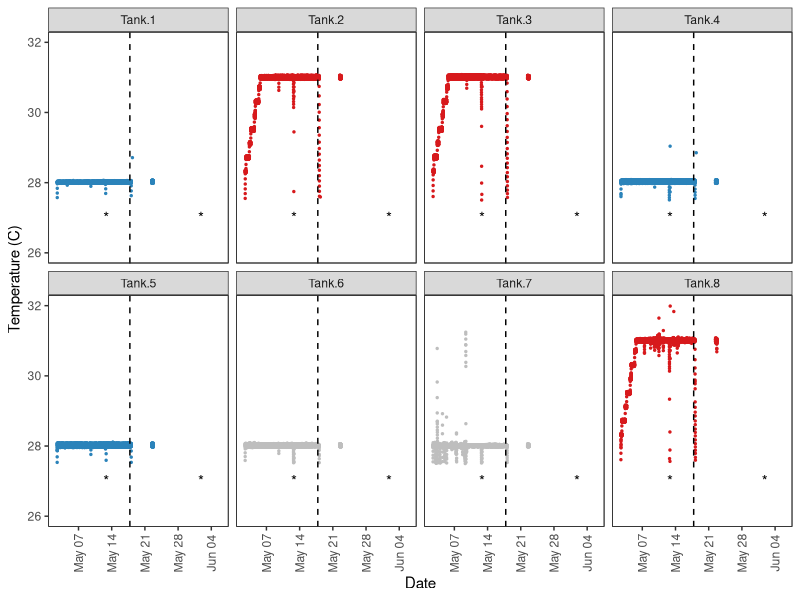
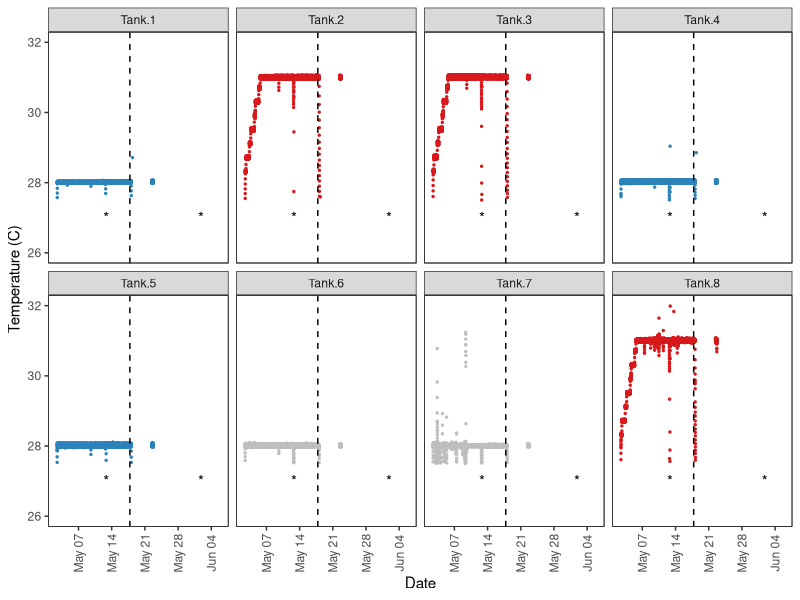
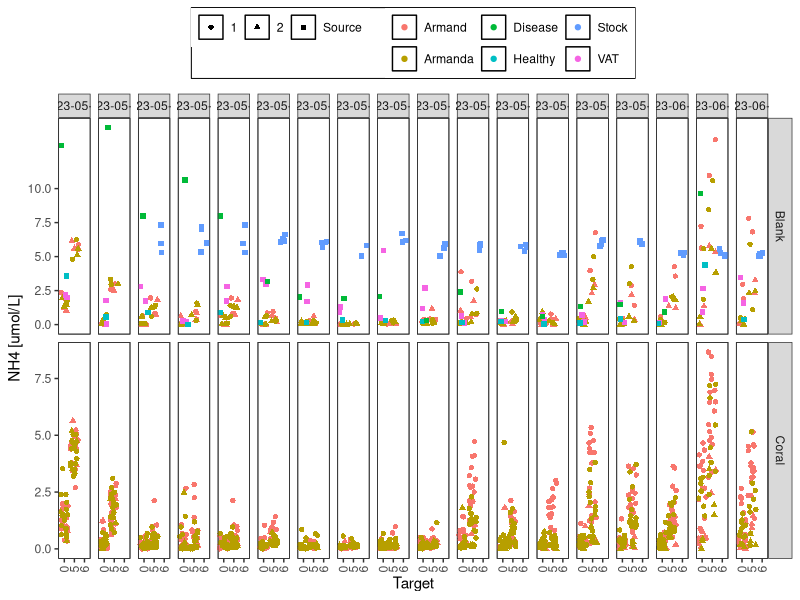
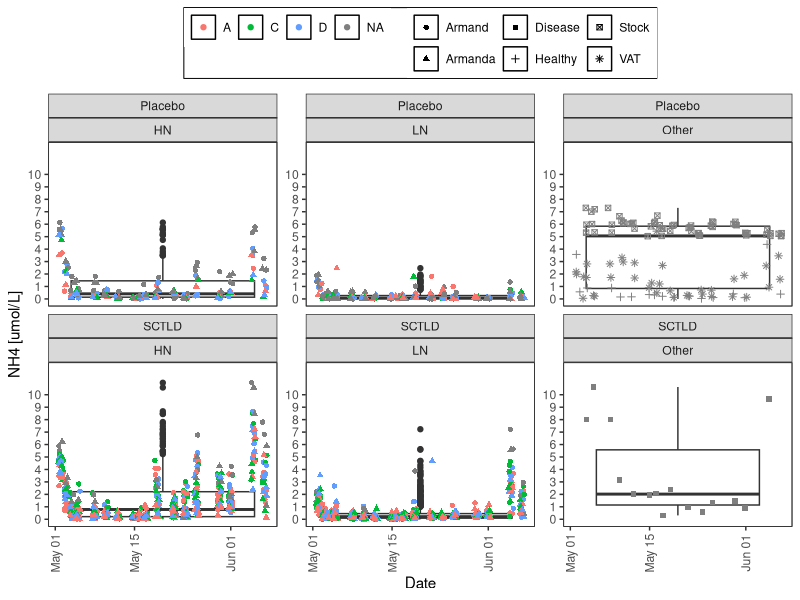
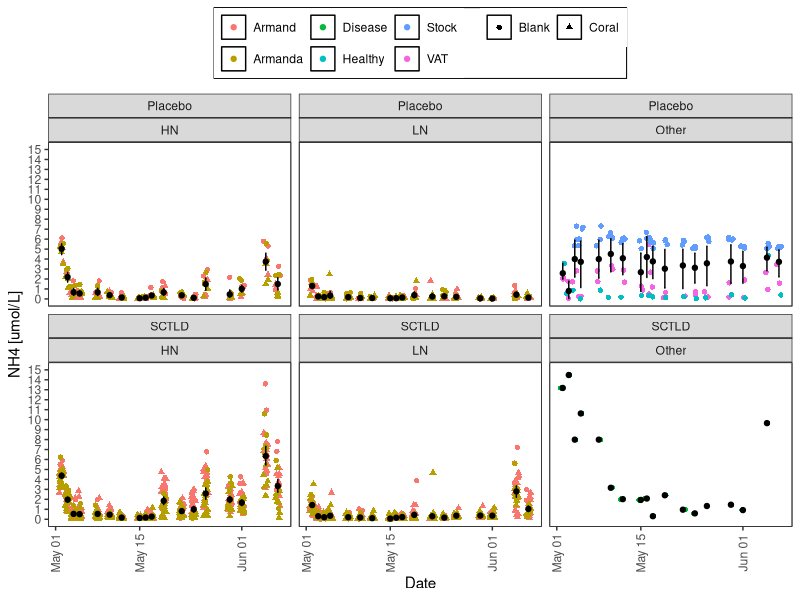
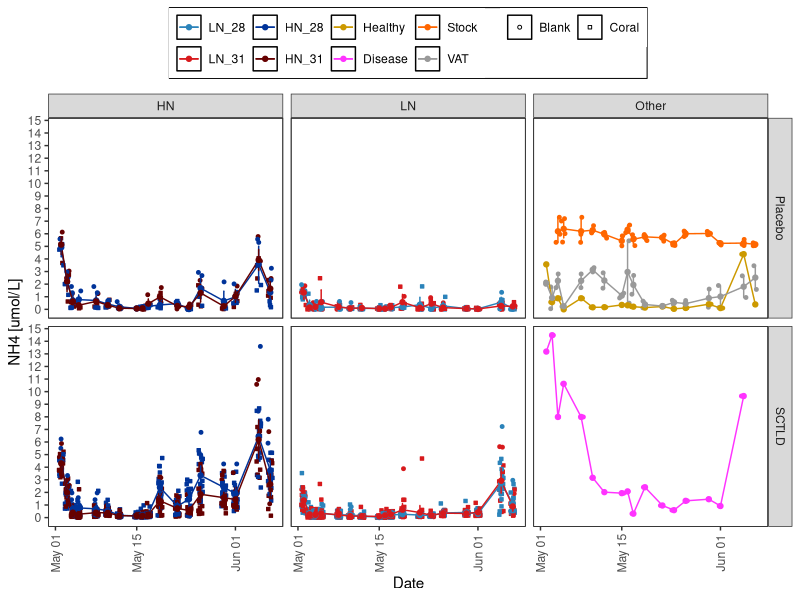
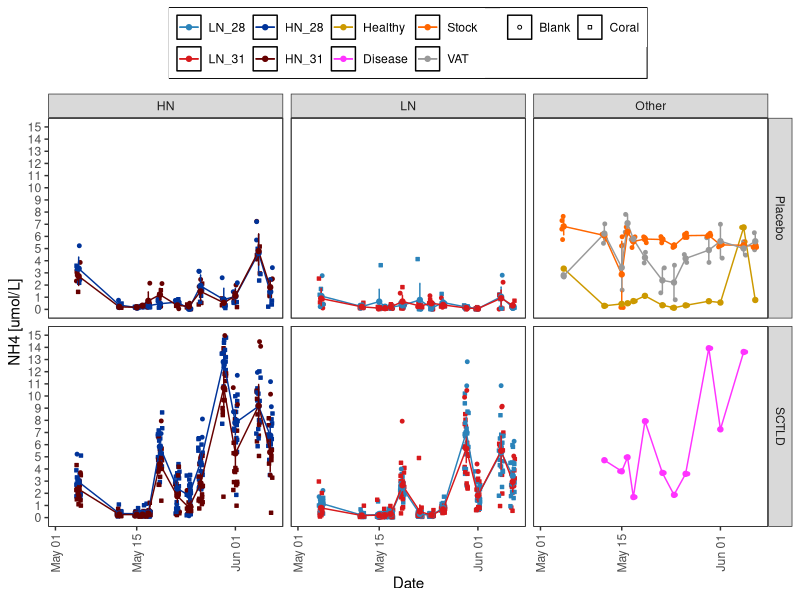
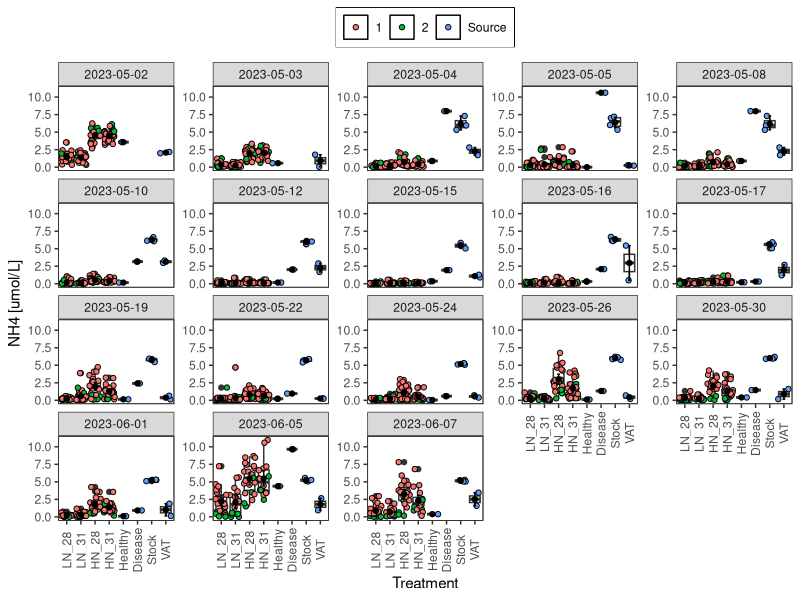

These charts were generated, in order, by the following R code: (Note: this script raises an error after producing the figures.)
## ---- chunk 1
knitr::opts_chunk$set(echo = TRUE, warning=FALSE, message=FALSE)
## ---- chunk 2

# Load all libraries and sources required to run the script
    library(tidyverse)
    library(ggthemes)
    library(ggplot2)
    library(plyr)
    library(tidyr)

    library(lme4)
    library(lmerTest)
    library(reshape2)

# Graphs
# Plots
MyTheme<-theme_bw() +  
theme(legend.position="top",
          plot.background=element_blank(),
          axis.text.x = element_text(angle = 90, vjust = 0.5),
          panel.grid.major.y = element_blank(),
          panel.grid.major.x = element_blank(),
          panel.grid.minor.x = element_blank(),
          panel.grid.minor.y = element_blank(),
          legend.box.background = element_rect(),
          legend.title = element_blank(),
          panel.background =element_rect(fill = NA, 
                                         color = "black"))#+
  #guides(fill=guide_legend(nrow=2,byrow=TRUE), shape=guide_legend(nrow=3,byrow=TRUE))

Treat_fill<-scale_fill_manual(values =
                           c("#2b83ba", "#003399",
                             "#d7191c", "#660000"))

Treat_colour<-scale_colour_manual(values =
                           c("#2b83ba", "#003399",
                             "#d7191c", "#660000"))
  
## ---- chunk 3
# Data
    Temp<-read.csv("Data/Temperature.csv", header = TRUE)
    #summary(Temp)
    Temp$Time<-as.POSIXct(Temp$Time, format="%m/%d/%Y %H:%M",
                               tz = "America/New_York" )
    Temp<-Temp %>% filter(!between(Time, as.POSIXct('2023-05-18 08:50:00.00'),
                                as.POSIXct('2023-05-18 09:55:00.00')))
    
    Temp <- gather(Temp, Tank, Temperature, 
                   Tank.1:Tank.8, factor_key=TRUE)
    #Temp<-Temp[Temp$Tank!="Tank.6",]
    #Temp<-Temp[Temp$Tank!="Tank.7",]
    Temp<-Temp %>% mutate(Group =
                     case_when(Tank == "Tank.1" ~ "Control Temp", 
                               Tank == "Tank.2" ~ "High Temp", 
                               Tank == "Tank.3" ~ "High Temp", 
                               Tank == "Tank.4" ~ "Control Temp",
                               Tank == "Tank.5" ~ "Control Temp", 
                               Tank == "Tank.6" ~ "Donor colony", 
                               Tank == "Tank.7" ~ "Donor colony", 
                               Tank == "Tank.8" ~ "High Temp",))
    Temp<-Temp[Temp$Temperature>27.5,]
    summary(Temp)
## ---- chunk 4
Temperature<- ggplot(Temp, aes (Time, Temperature)) +
  geom_jitter(aes(colour=Group), alpha=1, size=0.5)+
  # stat_summary(fun.data = "mean_cl_boot", 
  #              geom = "errorbar", width = 0.2,  color="black" )+
  # stat_summary(fun=mean, geom="point",  color="black") + 

  theme(legend.position = "bottom")+
  scale_y_continuous(limits = c(26, 32),
                      breaks = seq(0,32, 2),  
                      #   expand = c(0.01, 0.01),
                      name=("Temperature (C)")) +
  
    scale_x_datetime(breaks = "7 days",
                      date_labels = "%b %d",
                      limits = c(as.POSIXct("2023-05-02 12:30"),
                                 as.POSIXct("2023-06-06 02:00")),
                      #  expand = c(0.01, 0.01),
                      name=("Date")) +
   
  geom_vline(xintercept = as.POSIXct("2023-05-18"),
              linetype=2)+
  annotate("text", x = c(as.POSIXct("2023-05-13"), as.POSIXct("2023-06-02")), y = 27, label = "*")+
  
  MyTheme + facet_wrap(~Tank, ncol = 4)+
  #facet_wrap(~(fct_rev(Tank)), ncol = 4)+
  scale_colour_manual(
  values = c("#2b83ba",  "gray", "#d7191c"))+
  theme(legend.position = "none")

Temperature
## ---- chunk 5
Temp.stats<-Temp %>% 
  mutate(day = floor_date(Time, "day"))
Temp.stats$day<-as.factor(Temp.stats$day)

Temp.stats1<-Temp.stats %>% group_by("day", "Tank") %>%
  dplyr::summarize(avg = mean(Temperature),
                   sd=sd(Temperature))
## ---- chunk 6
Temperature<- ggplot(Temp, aes (Time, Temperature)) +
  geom_jitter(aes(colour=Group), alpha=1, size=0.5)+
  # stat_summary(fun.data = "mean_cl_boot", 
  #              geom = "errorbar", width = 0.2,  color="black" )+
  # stat_summary(fun=mean, geom="point",  color="black") + 

  theme(legend.position = "bottom")+
  scale_y_continuous(limits = c(26, 32),
                      breaks = seq(0,32, 2),  
                      #   expand = c(0.01, 0.01),
                      name=("Temperature (C)")) +
  
    scale_x_datetime(breaks = "7 days",
                      date_labels = "%b %d",
                      limits = c(as.POSIXct("2023-05-02 12:30"),
                                 as.POSIXct("2023-06-06 02:00")),
                      #  expand = c(0.01, 0.01),
                      name=("Date")) +
   
  geom_vline(xintercept = as.POSIXct("2023-05-18"),
              linetype=2)+
  annotate("text", x = c(as.POSIXct("2023-05-13"), as.POSIXct("2023-06-02")), y = 27, label = "*")+
  
  MyTheme + facet_wrap(~Tank, ncol = 4)+
  #facet_wrap(~(fct_rev(Tank)), ncol = 4)+
  scale_colour_manual(
  values = c("#2b83ba",  "gray", "#d7191c"))+
  theme(legend.position = "none")

Temperature
## ---- chunk 7
# Data
    data<-read.csv("Data/Nutrients.csv", header = TRUE)
    data<-data[data$Sample.ID<1843,]
    summary(data)
    
    data$N<-as.numeric(data$N)
    data$Date<-as.Date(data$Date)
    #data$Time<-as.POSIXct(data$Time)
    data$TimePoint<-factor(data$TP)
    data$Target<-factor(data$Target,
                           levels=c("0", "5", "6"))
    # data$Pump<-factor(data$Pump,
    #                        levels=c("1", "2"))
    
    data<-droplevels(data)
    data$Treatment<-factor(data$Treatment, levels = c ("LN_28", "LN_31", "HN_28", "HN_31",
                                                       "Healthy", "Disease",  "Stock", "VAT"))
    data$Treatment3<-factor(paste(data$Nutrients, 
                                  data$Disease, sep = "_"))
    data<-data[data$Date!="2023-05-18", ]
    summary(data)
## ---- chunk 8
NH4_plot<- ggplot(data, aes (Target, NH4)) +
  #geom_boxplot ()+
  geom_jitter(aes(colour=Arm, shape=Pump), alpha=1)+
  # stat_summary(fun.data = "mean_cl_boot", 
  #              geom = "errorbar", width = 0.2,  color="black" )+
  # stat_summary(fun=mean, geom="point",  color="black") + 
  #geom_point(shape=21)+

 
  theme(legend.position = "bottom")+
  scale_y_continuous(#limits = c(0, 11),
                      breaks = seq(0,12, 2.5),  
                      #   expand = c(0.01, 0.01),
                      name=("NH4 [umol/L]")) +
  # geom_hline(yintercept = 4.1, linetype=2)+
  # geom_hline(yintercept = 0.3, linetype=2)+
  MyTheme +
  facet_grid(Beaker.conditions~Date, scales = "free_y")

NH4_plot
## ---- chunk 9
NH4_2<- ggplot(data, aes (Date, NH4)) +
  geom_boxplot ()+
  geom_jitter(aes(colour=Genotype, shape=Arm), alpha=1)+
  # stat_summary(fun.data = "mean_cl_boot", 
  #              geom = "errorbar", width = 0.2,  color="black" )+
  # stat_summary(fun=mean, geom="point",  color="black") + 
  #geom_point(shape=21)+

  theme(legend.position = "bottom")+
  scale_y_continuous(limits = c(0, 12),
                      breaks = seq(0,10, 1),  
                      #   expand = c(0.01, 0.01),
                      name=("NH4 [umol/L]")) +
  # geom_hline(yintercept = 4.1, linetype=2)+
  # geom_hline(yintercept = 0.3, linetype=2)+
  MyTheme +
  facet_wrap(Disease~Nutrients, scales = "free_y")
NH4_2
## ---- chunk 10
NH4_Arms<- ggplot(data, aes (Date, NH4)) +
  #geom_boxplot ()+
  geom_jitter(aes(colour=Arm, shape=Beaker.conditions), alpha=1)+
  stat_summary(fun.data = "mean_cl_boot", 
                geom = "errorbar", width = 0.2,  color="black" )+
   stat_summary(fun=mean, geom="point",  color="black") + 
  #geom_point(shape=21)+

 
  theme(legend.position = "bottom")+
  scale_y_continuous(limits = c(0, 15),
                      breaks = seq(0,20, 1),  
                      #   expand = c(0.01, 0.01),
                      name=("NH4 [umol/L]")) +
  # geom_hline(yintercept = 4.1, linetype=2)+
  # geom_hline(yintercept = 0.3, linetype=2)+
  MyTheme +
  facet_wrap(Disease~Nutrients)

NH4_Arms
## ---- chunk 11
NH4_Temp<- ggplot(data, aes (Date, NH4, fill=Treatment, colour=Treatment)) +
 
  geom_jitter(aes(colour=Treatment, shape=Beaker.conditions), alpha=1, size =1)+
  #geom_boxplot ()+
  scale_shape_manual(values=c(21, 22))+
  scale_color_manual(values=c("#2b83ba", "#d7191c", "#003399", "#660000",
                              '#CC9900','#FF33FF', '#FF6600', "#999999"))+
  scale_fill_manual(values=c("#2b83ba", "#d7191c", "#003399", "#660000",
                              '#CC9900','#FF33FF', '#FF6600', "#999999"))+
  stat_summary(fun.data = "mean_cl_boot", 
                geom = "errorbar", width = 0.2)+
   stat_summary(fun.data = "mean_cl_boot", 
                geom = "line")+
   stat_summary(fun=mean, geom="point") + 
  #geom_point(shape=21)+
 
  theme(legend.position = "bottom")+
  scale_y_continuous(#limits = c(0, 15),
                      breaks = seq(0,20, 1),  
                      #   expand = c(0.01, 0.01),
                      name=("NH4 [umol/L]")) +
  # geom_hline(yintercept = 4.1, linetype=2)+
  # geom_hline(yintercept = 0.3, linetype=2)+
  MyTheme
  #NH4_Temp+facet_wrap(~Nutrients)
  NH4_Temp+facet_grid(Disease~Nutrients)
## ---- chunk 12
# N_plot<- ggplot(data, aes (Nutrients, N)) +
#   geom_boxplot ()+
#   scale_color_manual(values=c("#2b83ba", "#d7191c", "#003399", "#660000",
#                               '#CC9900','#FF33FF', '#FF6600', "#999999"))+
#   geom_jitter(aes(colour=Treatment, shape=Beaker.conditions), alpha=1)+
#   # stat_summary(fun.data = "mean_cl_boot", 
#   #              geom = "errorbar", width = 0.2,  color="black" )+
#   # stat_summary(fun=mean, geom="point",  color="black") + 
#   #geom_point(shape=21)+
# 
#  
#   theme(legend.position = "bottom")+
#   scale_y_continuous(limits = c(0, 20),
#                       breaks = seq(0,17, 2),
#                       #   expand = c(0.01, 0.01),
#                       name=("DIN [umol/L]")) +
#   # geom_hline(yintercept = 4.1, linetype=2)+
#   # geom_hline(yintercept = 0.3, linetype=2)+
#   MyTheme+ facet_grid(~Date)
# N_plot
## ---- chunk 13
N_Temp<- ggplot(data, aes (Date, N, fill=Treatment, colour=Treatment )) +
 
  geom_jitter(aes(colour=Treatment, shape=Beaker.conditions), alpha=1, size =1)+
  #geom_boxplot ()+
  scale_shape_manual(values=c(21, 22))+
  scale_color_manual(values=c("#2b83ba", "#d7191c", "#003399", "#660000",
                              '#CC9900','#FF33FF', '#FF6600', "#999999"))+
  scale_fill_manual(values=c("#2b83ba", "#d7191c", "#003399", "#660000",
                              '#CC9900','#FF33FF', '#FF6600', "#999999"))+
  stat_summary(fun.data = "mean_cl_boot", 
                geom = "errorbar", width = 0.2)+
   stat_summary(fun.data = "mean_cl_boot", 
                geom = "line")+
   stat_summary(fun=mean, geom="point") + 
 
  theme(legend.position = "bottom")+
  scale_y_continuous(limits = c(0, 15),
                      breaks = seq(0,20, 1),  
                      #   expand = c(0.01, 0.01),
                      name=("NH4 [umol/L]")) +
  # geom_hline(yintercept = 4.1, linetype=2)+
  # geom_hline(yintercept = 0.3, linetype=2)+
  MyTheme
  #N_Temp+facet_wrap(~Nutrients)
N_Temp+facet_grid(Disease~Nutrients)

## ---- chunk 14
Concentrations <- ddply (data, .(Nutrients, Disease, Date),
                         summarise,
                meanNH4 = mean (NH4, na.rm = T), 
                sdNH4 = sd (NH4, na.rm = T))
Concentrations

Concentrations<-Concentrations %>% 
 mutate_if(is.numeric, round, digits=2)

# Concentrations<-reshape(Concentrations, idvar = c("Date"),
#                     timevar = c("Nutrients", "Disease"), direction = "wide")
# #Concentrations$Difference<-Concentrations$meanNH4.5-Concentrations$meanNH4.0
# Concentrations

## ---- chunk 15
NH4<- ggplot(data, aes (Treatment, NH4)) +
  geom_boxplot ()+
  geom_jitter(aes(fill=Pump), alpha=1, shape=21,)+
  stat_summary(fun.data = "mean_cl_boot",geom = "errorbar", width = 0.2,  color="black" )+
  stat_summary(fun=mean, geom="point",  color="black") + 
  #geom_point(shape=21)+

 
  theme(legend.position = "bottom")+
  scale_y_continuous(limits = c(0, 11),
                      breaks = seq(0,10, 2.5),  
                      #   expand = c(0.01, 0.01),
                         name=("NH4 [umol/L]")) +
  MyTheme +
  facet_wrap(~Date, scales = "free_y")

NH4
## ---- chunk 16
Concentrations <- ddply (data, .(Treatment, Date),
                         summarise,
                meanNH4 = mean (NH4, na.rm = T), 
                sdNH4 = sd (NH4, na.rm = T))
Concentrations

Concentrations<-Concentrations %>% 
 mutate_if(is.numeric, round, digits=2)

Concentrations<-reshape(Concentrations, idvar = c("Date"),
                    timevar = "Treatment", direction = "wide")

#Concentrations$Difference<-Concentrations$meanNH4.5-Concentrations$meanNH4.0
Concentrations

## ---- chunk 17
delta_O2<- ggplot(wide.data, aes (Treatment.Exposure, change)) +
  geom_boxplot ()+
  stat_summary(fun.data = "mean_cl_boot",geom = "errorbar", width = 0.2, colour="blue")+
  stat_summary(fun=mean, geom="point", colour="blue") + 
  geom_point(shape=21)+

  geom_point(alpha=0.5, shape=21)+
  theme(legend.position = "bottom")+
  scale_y_continuous(#limits = c(0, 15),
                      #   breaks = seq(0,1,0.2),  
                      #   expand = c(0.01, 0.01),
                         name=("delta O2 [nmol/min]")) +
  MyTheme + geom_abline(slope = 0, intercept = 0)+
  facet_grid(~Species.Exposure)
delta_O2


log_delta_O2<- ggplot(wide.data, aes (Treatment.Exposure, log(change))) +
  geom_boxplot ()+
  stat_summary(fun.data = "mean_cl_boot",geom = "errorbar", width = 0.2, colour="blue")+
  stat_summary(fun=mean, geom="point", colour="blue") + 
  #geom_point(shape=21)+

  geom_point(alpha=0.5, shape=21)+
  theme(legend.position = "bottom")+
  scale_y_continuous(#limits = c(0, 15),
                      #   breaks = seq(0,1,0.2),  
                      #   expand = c(0.01, 0.01),
                         name=("log delta O2 [nmol/min]")) +
  MyTheme + geom_abline(slope = 0, intercept = 0)+
  facet_grid(~Species.Exposure)
log_delta_O2
## ---- chunk 18
## model 1: LMER for both species
  fit1<-lmerTest::lmer(FINAL.MO2..nmol.min. ~Treatment * Timepoint +
                         Species + (1|Core), data=data)
  isSingular(fit1)
  anova(fit1)
  ranova(fit1)
  summary(fit1)
  par(mfrow=c(2,2))
  plot(fit1)
  par(mfrow=c(1,1))
  step(fit1)
  
## model 2: LMER for Past
  fit_Past<-lmerTest::lmer(FINAL.MO2..nmol.min. ~Treatment*Timepoint + (1|Core),
            data=data[data$Species=="Past",])
  isSingular(fit_Past)
  anova(fit_Past)
  ranova(fit_Past)
  summary(fit_Past)
  par(mfrow=c(2,2))
  plot(fit_Past)
  par(mfrow=c(1,1))
  #step(fit_Past)
  
## model 3: LMER for Ssid
  fit_Ssid<-lmerTest::lmer(FINAL.MO2..nmol.min. ~Treatment*Timepoint + (1|Core),
               data=data[data$Species=="Ssid",])
  isSingular(fit_Ssid)
  anova(fit_Ssid)
  ranova(fit_Ssid)
  summary(fit_Ssid)
  plot(fit_Ssid)
  #step(fit_Ssid)
## ---- chunk 19
exposure<-data[data$Timepoint=="Exposure", ]

## model 1: LMER for both species
  fit1<-lmerTest::lmer(log(FINAL.MO2..nmol.min.) ~Treatment +
                         Species + (1|Tank), data=exposure)
  isSingular(fit1)
  anova(fit1)
  ranova(fit1)
  summary(fit1)
  par(mfrow=c(2,2))
  plot(fit1)
  par(mfrow=c(1,1))
  #step(fit1)
  
## model 2: LMER for Past
  fit_Past<-lmerTest::lmer(log(FINAL.MO2..nmol.min.) ~Treatment + (1|Tank),
            data=exposure[exposure$Species=="Past",])
  isSingular(fit_Past)
  anova(fit_Past)
  ranova(fit_Past)
  summary(fit_Past)
  par(mfrow=c(2,2))
  plot(fit_Past)
  par(mfrow=c(1,1))
  #step(fit_Past)
  
## model 3: LMER for Ssid
  fit_Ssid<-lmerTest::lmer(log(FINAL.MO2..nmol.min.) ~Treatment + (1|Tank),
               data=exposure[exposure$Species=="Ssid",])
  isSingular(fit_Ssid)
  anova(fit_Ssid)
  ranova(fit_Ssid)
  summary(fit_Ssid)
  plot(fit_Ssid)
  #step(fit_Ssid)
## ---- chunk 20
exposure<-data[data$Timepoint=="Exposure", ]

## model 1: LMER for both species
  fit1<-lmerTest::lmer(FINAL.MO2..nmol.min. ~Treatment +
                         Species + (1|Tank), data=exposure)
  isSingular(fit1)
  anova(fit1)
  ranova(fit1)
  summary(fit1)
  par(mfrow=c(2,2))
  plot(fit1)
  par(mfrow=c(1,1))
  #step(fit1)
  
## model 2: LMER for Past
  fit_Past<-lmerTest::lmer(FINAL.MO2..nmol.min. ~Treatment + (1|Tank),
            data=exposure[exposure$Species=="Past",])
  isSingular(fit_Past)
  anova(fit_Past)
  ranova(fit_Past)
  summary(fit_Past)
  par(mfrow=c(2,2))
  plot(fit_Past)
  par(mfrow=c(1,1))
  #step(fit_Past)
  
## model 3: LMER for Ssid
  fit_Ssid<-lmerTest::lmer(FINAL.MO2..nmol.min. ~Treatment + (1|Tank),
               data=exposure[exposure$Species=="Ssid",])
  isSingular(fit_Ssid)
  anova(fit_Ssid)
  ranova(fit_Ssid)
  summary(fit_Ssid)
  plot(fit_Ssid)
  #step(fit_Ssid)
## ---- chunk 21
recovery<-data[data$Timepoint=="Recovery", ]

## model 1: LMER for both species
  fit1<-lmerTest::lmer(log(FINAL.MO2..nmol.min.) ~Treatment +
                         Species + (1|Tank), data=recovery)
  isSingular(fit1)
  anova(fit1)
  ranova(fit1)
  summary(fit1)
  par(mfrow=c(2,2))
  plot(fit1)
  par(mfrow=c(1,1))
  #step(fit1)
  
## model 2: LMER for Past
  fit_Past<-lmerTest::lmer(log(FINAL.MO2..nmol.min.) ~Treatment + (1|Tank),
            data=recovery[recovery$Species=="Past",])
  isSingular(fit_Past)
  anova(fit_Past)
  ranova(fit_Past)
  summary(fit_Past)
  par(mfrow=c(2,2))
  plot(fit_Past)
  par(mfrow=c(1,1))
  #step(fit_Past)
  
## model 3: LMER for Ssid
  fit_Ssid<-lmerTest::lmer(log(FINAL.MO2..nmol.min.) ~Treatment + (1|Tank),
               data=recovery[recovery$Species=="Ssid",])
  isSingular(fit_Ssid)
  anova(fit_Ssid)
  ranova(fit_Ssid)
  summary(fit_Ssid)
  plot(fit_Ssid)
  #step(fit_Ssid)
## ---- chunk 22
recovery<-data[data$Timepoint=="Recovery", ]

## model 1: LMER for both species
  fit1<-lmerTest::lmer(FINAL.MO2..nmol.min. ~Treatment +
                         Species + (1|Tank), data=recovery)
  isSingular(fit1)
  anova(fit1)
  ranova(fit1)
  summary(fit1)
  par(mfrow=c(2,2))
  plot(fit1)
  par(mfrow=c(1,1))
  #step(fit1)
  
## model 2: LMER for Past
  fit_Past<-lmerTest::lmer(FINAL.MO2..nmol.min. ~Treatment + (1|Tank),
            data=recovery[recovery$Species=="Past",])
  isSingular(fit_Past)
  anova(fit_Past)
  ranova(fit_Past)
  summary(fit_Past)
  par(mfrow=c(2,2))
  plot(fit_Past)
  par(mfrow=c(1,1))
  #step(fit_Past)
  
## model 3: LMER for Ssid
  fit_Ssid<-lmerTest::lmer(FINAL.MO2..nmol.min. ~Treatment + (1|Tank),
               data=recovery[recovery$Species=="Ssid",])
  isSingular(fit_Ssid)
  anova(fit_Ssid)
  ranova(fit_Ssid)
  summary(fit_Ssid)
  plot(fit_Ssid)
  #step(fit_Ssid)
## ---- chunk 23
## model 1: LMER for both species
  fit1<-lmerTest::lmer(change ~Treatment.Exposure * 
                         Species.Exposure + (1|Tank.Exposure), data=wide.data)
  isSingular(fit1)
  anova(fit1)
  ranova(fit1)
  summary(fit1)
  par(mfrow=c(2,2))
  plot(fit1)
  par(mfrow=c(1,1))
  #step(fit1)
  
## model 2: LMER for Past
  fit_Past<-lmerTest::lmer(change ~Treatment.Exposure + (1|Tank.Exposure),
            data=wide.data[wide.data$Species.Exposure=="Past",])
  isSingular(fit_Past)
  anova(fit_Past)
  ranova(fit_Past)
  summary(fit_Past)
  par(mfrow=c(2,2))
  plot(fit_Past)
  par(mfrow=c(1,1))
  #step(fit_Past)
  
## model 3: LMER for Ssid
  fit_Ssid<-lmerTest::lmer(change ~Treatment.Exposure + (1|Tank.Exposure),
               data=wide.data[wide.data$Species.Exposure=="Ssid",])
  isSingular(fit_Ssid)
  anova(fit_Ssid)
  ranova(fit_Ssid)
  summary(fit_Ssid)
  plot(fit_Ssid)
  #step(fit_Ssid)
## ---- chunk 24
# Pairwise comparisons
  # Day specific comparisons
  # Sw.emmc<-emmeans(fit4, ~Treatment)
  # Sw_groups<-cld(Sw.emmc)
  # Sw_groups
## ---- chunk 25
## model 1: LM for both species
  fit1<-lm(change ~Treatment.Exposure * Species.Exposure,
              data=wide.data)
 
  anova(fit1)
  summary(fit1)
  par(mfrow=c(2,2))
  plot(fit1)
  par(mfrow=c(1,1))
  
## model 2: LM for Past
  fit_Past<-lm(change ~Treatment.Exposure,
              data=wide.data[wide.data$Species.Exposure=="Past",])
  anova(fit_Past)
  summary(fit_Past)
  par(mfrow=c(2,2))
  plot(fit_Past)
  par(mfrow=c(1,1))
  #step(fit_Past)
  
## model 3: LM for Ssid
  fit_Ssid<-lm(change ~Treatment.Exposure,
              data=wide.data[wide.data$Species.Exposure=="Ssid",])
  anova(fit_Ssid)
  summary(fit_Ssid)
  par(mfrow=c(2,2))
  plot(fit_Ssid)
  par(mfrow=c(1,1))
  #step(fit_Ssid)
## ---- chunk 26
## model 1: LMER for both species
  fit1<-lm(log(change) ~Treatment.Exposure * Species.Exposure,
              data=wide.data)
  anova(fit1)
  #ranova(fit1)
  summary(fit1)
  par(mfrow=c(2,2))
  plot(fit1)
  par(mfrow=c(1,1))
  #step(fit1)
  
## model 2: LMER for Past
  fit_Past<-lm(log(change) ~Treatment.Exposure,
              data=wide.data[wide.data$Species.Exposure=="Past",])
  anova(fit_Past)
  summary(fit_Past)
  par(mfrow=c(2,2))
  plot(fit_Past)
  par(mfrow=c(1,1))
  #step(fit_Past)
  
## model 3: LMER for Ssid
  fit_Ssid<-lm(log(change) ~Treatment.Exposure,
              data=wide.data[wide.data$Species.Exposure=="Ssid",])
  anova(fit_Ssid)
  summary(fit_Ssid)
  par(mfrow=c(2,2))
  plot(fit_Ssid)
  par(mfrow=c(1,1))
  #step(fit_Ssid)

# Pairwise comparisons
  # Day specific comparisons
  # Sw.emmc<-emmeans(fit4, ~Treatment)
  # Sw_groups<-cld(Sw.emmc)
  # Sw_groups

## ---- chunk 27
# Creates bibliography 
#knitr::write_bib(c(.packages()), "packages.bib")
